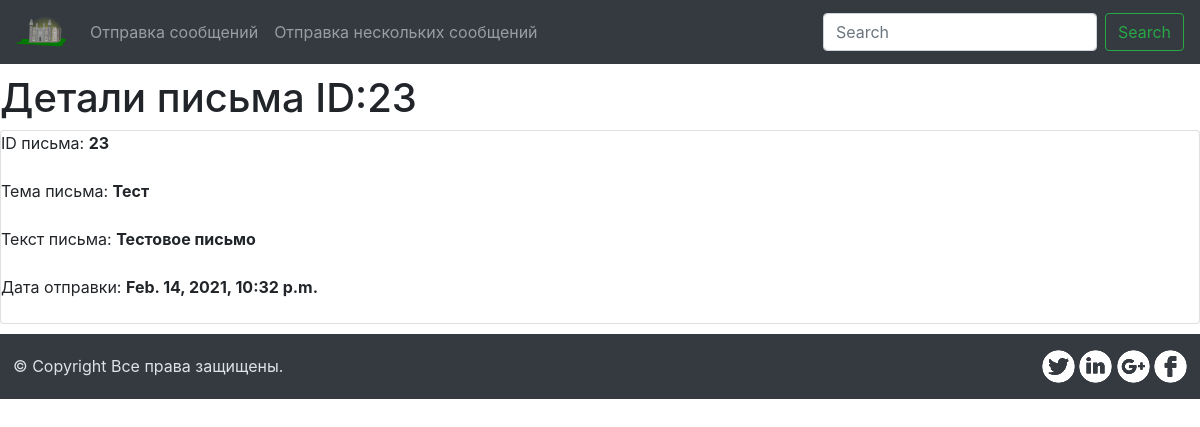
The app's page /message_list/23/ with its own data.
### send_email/models.py (models this page shows, shortened)
class EmailMessage(models.Model):
    subject = models.CharField(max_length=255, blank=False, verbose_name="Тема письма")
    message = models.TextField(verbose_name="Текст сообщения")
    delay = models.PositiveIntegerField(verbose_name="Задержка отправки")
    to_send = models.EmailField(verbose_name="Адресат")
    create_date = models.DateTimeField(auto_now_add=True, verbose_name="Дата создания") # auto_now_add=True,
    send_date = models.DateTimeField(verbose_name="Дата отправки", default=datetime.datetime.now() + datetime.timedelta(seconds=500))
    status = models.BooleanField(verbose_name="Статус отправки", default=False)
    class Meta:
        verbose_name = "Письмо"
        verbose_name_plural = "Письма"

### send_email/views.py (the view)
# urls.py: path('message_list/<int:pk>/', MessageDetail.as_view(), name="message-detail"),
class MessageDetail(DetailView):
    model = EmailMessage
    template_name = "send_email/message_detail.html"

### templates/send_email/message_detail.html (shortened to what this page needs)
{% extends 'base.html' %}
{% block content %}
    <h1>Детали письма ID:{{ object.pk }}</h1>
    <div class="card">
        <span>ID письма: <strong>{{ object.pk }}</strong></span><br>
        <span>Тема письма: <strong>{{ object.subject }}</strong></span><br>
        <span>Текст письма: <strong>{{ object.message }}</strong></span><br>
        <span>Дата отправки: <strong>{{ object.send_date }}</strong></span><br>
    </div>
{% endblock %}

### records on screen
EmailMessage: pk "23", subject "Тест", message "Тестовое письмо", send_date "Feb. 14, 2021, 10:32 p.m."
